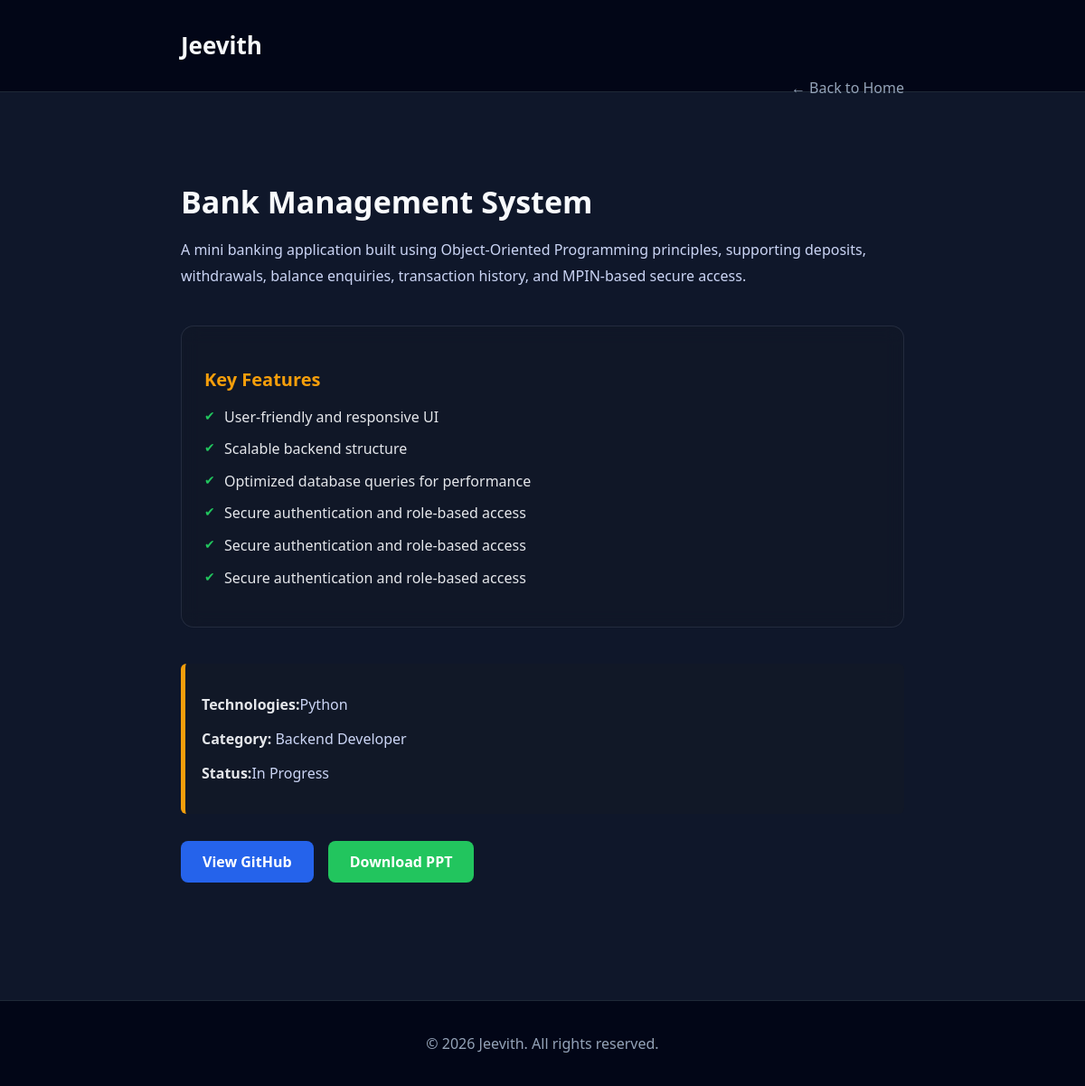
Screenshot of /project/2/ with the database file from the repository.
### My_portfolio/models.py (models this page shows, shortened)
class Intro(models.Model):
        logo_name=models.CharField(max_length=30)
        profile_name=models.CharField(max_length=50)
        role=models.CharField(max_length=100,default='Full Stack Web-Developer')
        introduction=models.TextField()
        profile_img=models.ImageField(upload_to='profile_img/', blank=True, null=True)
        about_me=models.TextField()
        resume_pdf=models.FileField(upload_to='resume_pdf/',blank=True,null=True)
        footer_name=models.CharField(max_length=50,blank=True)

class Projects(models.Model):
    title=models.CharField(max_length=50)
    short_description=models.CharField(max_length=150)
    detialed_description=models.TextField(max_length=1000)
    tech_stack=models.CharField(max_length=300)
    Category=models.CharField(max_length=50,default='Backend Developer')
    status=models.CharField(max_length=50,default='In Progress')
    image=models.ImageField(upload_to='project_images/', blank=True, null=True)
    project_pdf = models.FileField(upload_to="project_pdfs/",blank=True,null=True)
    github_link=models.URLField(blank=True)

class KeyFeature(models.Model):
    project = models.ForeignKey(Projects, on_delete=models.CASCADE, related_name="features")
    feature_text = models.CharField(max_length=255)

### My_portfolio/views.py (the view)
# urls.py: path('project/',Project_details,name="Project"),
def Project_details(request,id):
    intro=Intro.objects.first()
    project=Projects.objects.all()
    projects = Projects.objects.prefetch_related('features')
    project=get_object_or_404(project,id=id)
    return render(request,'My_portfolio/Project.html',{"project": project,"intro":intro})

### My_portfolio/templates/My_portfolio/Project.html (shortened to what this page needs)
{% load static %}
<!DOCTYPE html>
<html lang="en">
<head>
    <link rel="stylesheet" href="{% static 'My_portfolio/project_detail.css' %}">
</head>
<body>
<header class="navbar">
    <div class="container">
        <h1 class="logo">{{intro.logo_name}}</h1>
        <a href="/" class="back-link">← Back to Home</a>
    </div>
</header>
<section class="project-detail">
    <div class="container">
        <h2 class="project-title">{{project.title}}</h2>
        <p class="project-description">
           {{project.detialed_description}}
        </p>
<div class="key-features">
    <h3>Key Features</h3>
    <ul>
          {% for feature in project.features.all %}
            <li>{{ feature.feature_text }}</li>
        {% endfor %}
    </ul>
</div>
        <div class="project-info">
            <p><strong>Technologies:</strong>{{project.tech_stack}}</p>
            <p><strong>Category:</strong> {{project.Category}}</p>
            <p><strong>Status:</strong>{{project.status}}</p>
        </div>
        <div class="project-actions">
            <a href="{{project.github_link}}" class="btn">View GitHub</a>
            {% if project.project_pdf %}
            <a href="{{ project.project_pdf.url }}" class="btn btn-success" target="_blank">Download PPT</a>
            {% endif %}
        </div>
    </div>
</section>
<footer class="footer">
    <p>© 2026 {{intro.footer_name}}. All rights reserved.</p>
</footer>
</body>
</html>

### My_portfolio/static/My_portfolio/project_detail.css (style rules this page uses)
body { margin: 0; font-family: "Segoe UI", sans-serif; background-color: #0f172a; color: #cbd5f5; }
.navbar { background-color: #020617; border-bottom: 1px solid #1f2937; padding: 15px 0; }
.container { max-width: 800px; margin: auto; padding: 0 20px; }
.logo { color: #f8fafc; font-size: 26px; font-weight: bold; }
.back-link { float: right; color: #94a3b8; text-decoration: none; }
.project-detail { padding: 70px 0; }
.project-title { font-size: 34px; color: #f8fafc; margin-bottom: 15px; }
.project-description { font-size: 16px; line-height: 1.8; margin-bottom: 30px; }
.project-info { background-color: #111827; padding: 18px; border-left: 5px solid #f59e0b; border-radius: 6px; margin-bottom: 30px; }
.project-info strong { color: #e5e7eb; }
.project-actions { margin-top: 20px; }
.btn { display: inline-block; padding: 12px 24px; border-radius: 8px; font-weight: 600; text-decoration: none; background-color: #2563eb; color: #ffffff; transition: 0.3s; }
.btn-success { background-color: #22c55e; margin-left: 12px; }
.footer { text-align: center; padding: 20px; background-color: #020617; border-top: 1px solid #1f2937; color: #94a3b8; margin-top: 60px; }
.key-features { margin: 40px 0; padding: 25px; background: rgba(17, 24, 39, 0.6); backdrop-filter: blur(10px); border: 1px solid rgba(148, 163, 184, 0.15); border-radius: 14px; }
.key-features h3 { color: #f59e0b; margin-bottom: 15px; font-size: 20px; }
.key-features ul { list-style: none; padding-left: 0; }
.key-features ul li { padding-left: 22px; margin-bottom: 10px; position: relative; color: #e5e7eb; line-height: 1.6; }
.key-features ul li::before { content: "✔"; position: absolute; left: 0; color: #22c55e; font-size: 14px; }
body { overflow-x: hidden; }

### rows the page displays
Intro: logo_name "Jeevith", footer_name "Jeevith"
Projects: title "Bank Management System", detialed_description "A mini banking application built using Object-Oriented Programming principles, supporting deposits, withdrawals, balance enquiries, transaction history, and MPIN-based secure access.", tech_stack "Python", Category "Backend Developer", status "In Progress"
KeyFeature: feature_text "User-friendly and responsive UI"
KeyFeature: feature_text "Scalable backend structure"
KeyFeature: feature_text "Optimized database queries for performance"
KeyFeature: feature_text "Secure authentication and role-based access"
KeyFeature: feature_text "Secure authentication and role-based access"
KeyFeature: feature_text "Secure authentication and role-based access"
